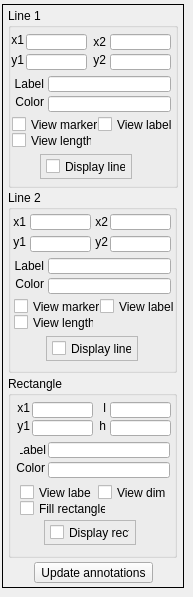
          <widget class="QWidget" name="tab_annotations">
           <attribute name="title">
            <string>Annotations</string>
           </attribute>
           <widget class="QFrame" name="dataFrameAnnotationsFreq">
            <property name="geometry">
             <rect>
              <x>2</x>
              <y>4</y>
              <width>182</width>
              <height>584</height>
             </rect>
            </property>
            <property name="frameShape">
             <enum>QFrame::Box</enum>
            </property>
            <property name="frameShadow">
             <enum>QFrame::Plain</enum>
            </property>
            <widget class="QGroupBox" name="groupBox_30">
             <property name="geometry">
              <rect>
               <x>6</x>
               <y>372</y>
               <width>169</width>
               <height>182</height>
              </rect>
             </property>
             <property name="title">
              <string>Rectangle</string>
             </property>
             <widget class="QLineEdit" name="x1DataFreq">
              <property name="geometry">
               <rect>
                <x>24</x>
                <y>26</y>
                <width>61</width>
                <height>16</height>
               </rect>
              </property>
             </widget>
             <widget class="QLineEdit" name="y1DataFreq">
              <property name="geometry">
               <rect>
                <x>24</x>
                <y>44</y>
                <width>61</width>
                <height>16</height>
               </rect>
              </property>
             </widget>
             <widget class="QLabel" name="label_54">
              <property name="geometry">
               <rect>
                <x>6</x>
                <y>22</y>
                <width>16</width>
                <height>20</height>
               </rect>
              </property>
              <property name="text">
               <string>x1</string>
              </property>
              <property name="alignment">
               <set>Qt::AlignRight|Qt::AlignTrailing|Qt::AlignVCenter</set>
              </property>
             </widget>
             <widget class="QLabel" name="label_55">
              <property name="geometry">
               <rect>
                <x>6</x>
                <y>40</y>
                <width>16</width>
                <height>20</height>
               </rect>
              </property>
              <property name="text">
               <string>y1</string>
              </property>
              <property name="alignment">
               <set>Qt::AlignRight|Qt::AlignTrailing|Qt::AlignVCenter</set>
              </property>
             </widget>
             <widget class="QLineEdit" name="lengthFreq">
              <property name="geometry">
               <rect>
                <x>102</x>
                <y>26</y>
                <width>61</width>
                <height>16</height>
               </rect>
              </property>
             </widget>
             <widget class="QLineEdit" name="heightFreq">
              <property name="geometry">
               <rect>
                <x>102</x>
                <y>44</y>
                <width>61</width>
                <height>16</height>
               </rect>
              </property>
             </widget>
             <widget class="QLabel" name="label_56">
              <property name="geometry">
               <rect>
                <x>82</x>
                <y>22</y>
                <width>16</width>
                <height>20</height>
               </rect>
              </property>
              <property name="text">
               <string>l</string>
              </property>
              <property name="alignment">
               <set>Qt::AlignRight|Qt::AlignTrailing|Qt::AlignVCenter</set>
              </property>
             </widget>
             <widget class="QLabel" name="label_57">
              <property name="geometry">
               <rect>
                <x>82</x>
                <y>40</y>
                <width>16</width>
                <height>20</height>
               </rect>
              </property>
              <property name="text">
               <string>h</string>
              </property>
              <property name="alignment">
               <set>Qt::AlignRight|Qt::AlignTrailing|Qt::AlignVCenter</set>
              </property>
             </widget>
             <widget class="QLineEdit" name="rectLabelFreq">
              <property name="geometry">
               <rect>
                <x>40</x>
                <y>66</y>
                <width>122</width>
                <height>16</height>
               </rect>
              </property>
             </widget>
             <widget class="QLabel" name="label_51">
              <property name="geometry">
               <rect>
                <x>12</x>
                <y>64</y>
                <width>26</width>
                <height>20</height>
               </rect>
              </property>
              <property name="text">
               <string>Label</string>
              </property>
              <property name="alignment">
               <set>Qt::AlignRight|Qt::AlignTrailing|Qt::AlignVCenter</set>
              </property>
             </widget>
             <widget class="QLabel" name="label_58">
              <property name="geometry">
               <rect>
                <x>8</x>
                <y>82</y>
                <width>29</width>
                <height>20</height>
               </rect>
              </property>
              <property name="text">
               <string>Color</string>
              </property>
              <property name="alignment">
               <set>Qt::AlignRight|Qt::AlignTrailing|Qt::AlignVCenter</set>
              </property>
             </widget>
             <widget class="QLineEdit" name="rectColorFreq">
              <property name="geometry">
               <rect>
                <x>40</x>
                <y>86</y>
                <width>122</width>
                <height>16</height>
               </rect>
              </property>
             </widget>
             <widget class="QCheckBox" name="checkBoxRectViewLabelFreq">
              <property name="geometry">
               <rect>
                <x>12</x>
                <y>108</y>
                <width>72</width>
                <height>17</height>
               </rect>
              </property>
              <property name="text">
               <string>View label</string>
              </property>
              <property name="checked">
               <bool>false</bool>
              </property>
             </widget>
             <widget class="QCheckBox" name="checkBoxRectViewDimFreq">
              <property name="geometry">
               <rect>
                <x>90</x>
                <y>108</y>
                <width>69</width>
                <height>17</height>
               </rect>
              </property>
              <property name="text">
               <string>View dim</string>
              </property>
              <property name="checked">
               <bool>false</bool>
              </property>
             </widget>
             <widget class="QFrame" name="frame_3">
              <property name="geometry">
               <rect>
                <x>36</x>
                <y>144</y>
                <width>92</width>
                <height>25</height>
               </rect>
              </property>
              <property name="frameShape">
               <enum>QFrame::StyledPanel</enum>
              </property>
              <property name="frameShadow">
               <enum>QFrame::Plain</enum>
              </property>
              <property name="lineWidth">
               <number>1</number>
              </property>
              <widget class="QCheckBox" name="checkBoxDisplayRectFreq">
               <property name="geometry">
                <rect>
                 <x>6</x>
                 <y>4</y>
                 <width>80</width>
                 <height>17</height>
                </rect>
               </property>
               <property name="text">
                <string>Display rect</string>
               </property>
               <property name="checked">
                <bool>false</bool>
               </property>
              </widget>
             </widget>
             <widget class="QCheckBox" name="checkBoxRectViewFillFreq">
              <property name="geometry">
               <rect>
                <x>12</x>
                <y>124</y>
                <width>86</width>
                <height>17</height>
               </rect>
              </property>
              <property name="text">
               <string>Fill rectangle</string>
              </property>
              <property name="checked">
               <bool>false</bool>
              </property>
             </widget>
            </widget>
            <widget class="QGroupBox" name="groupBox_23">
             <property name="geometry">
              <rect>
               <x>6</x>
               <y>4</y>
               <width>170</width>
               <height>180</height>
              </rect>
             </property>
             <property name="title">
              <string>Line 1</string>
             </property>
             <widget class="QLineEdit" name="x1Line1Freq">
              <property name="geometry">
               <rect>
                <x>18</x>
                <y>26</y>
                <width>61</width>
                <height>16</height>
               </rect>
              </property>
             </widget>
             <widget class="QLineEdit" name="y1Line1Freq">
              <property name="geometry">
               <rect>
                <x>18</x>
                <y>46</y>
                <width>61</width>
                <height>16</height>
               </rect>
              </property>
             </widget>
             <widget class="QLabel" name="label_41">
              <property name="geometry">
               <rect>
                <x>0</x>
                <y>22</y>
                <width>16</width>
                <height>20</height>
               </rect>
              </property>
              <property name="text">
               <string>x1</string>
              </property>
              <property name="alignment">
               <set>Qt::AlignRight|Qt::AlignTrailing|Qt::AlignVCenter</set>
              </property>
             </widget>
             <widget class="QLabel" name="label_42">
              <property name="geometry">
               <rect>
                <x>0</x>
                <y>42</y>
                <width>16</width>
                <height>20</height>
               </rect>
              </property>
              <property name="text">
               <string>y1</string>
              </property>
              <property name="alignment">
               <set>Qt::AlignRight|Qt::AlignTrailing|Qt::AlignVCenter</set>
              </property>
             </widget>
             <widget class="QLineEdit" name="x2Line1Freq">
              <property name="geometry">
               <rect>
                <x>102</x>
                <y>26</y>
                <width>61</width>
                <height>16</height>
               </rect>
              </property>
             </widget>
             <widget class="QLineEdit" name="y2Line1Freq">
              <property name="geometry">
               <rect>
                <x>102</x>
                <y>46</y>
                <width>61</width>
                <height>16</height>
               </rect>
              </property>
             </widget>
             <widget class="QLabel" name="label_43">
              <property name="geometry">
               <rect>
                <x>82</x>
                <y>24</y>
                <width>16</width>
                <height>20</height>
               </rect>
              </property>
              <property name="text">
               <string>x2</string>
              </property>
              <property name="alignment">
               <set>Qt::AlignRight|Qt::AlignTrailing|Qt::AlignVCenter</set>
              </property>
             </widget>
             <widget class="QLabel" name="label_44">
              <property name="geometry">
               <rect>
                <x>82</x>
                <y>42</y>
                <width>16</width>
                <height>20</height>
               </rect>
              </property>
              <property name="text">
               <string>y2</string>
              </property>
              <property name="alignment">
               <set>Qt::AlignRight|Qt::AlignTrailing|Qt::AlignVCenter</set>
              </property>
             </widget>
             <widget class="QLabel" name="label_45">
              <property name="geometry">
               <rect>
                <x>6</x>
                <y>66</y>
                <width>30</width>
                <height>20</height>
               </rect>
              </property>
              <property name="text">
               <string>Label</string>
              </property>
              <property name="alignment">
               <set>Qt::AlignRight|Qt::AlignTrailing|Qt::AlignVCenter</set>
              </property>
             </widget>
             <widget class="QLineEdit" name="line1LabelFreq">
              <property name="geometry">
               <rect>
                <x>40</x>
                <y>68</y>
                <width>123</width>
                <height>16</height>
               </rect>
              </property>
             </widget>
             <widget class="QFrame" name="frame">
              <property name="geometry">
               <rect>
                <x>32</x>
                <y>146</y>
                <width>92</width>
                <height>25</height>
               </rect>
              </property>
              <property name="frameShape">
               <enum>QFrame::StyledPanel</enum>
              </property>
              <property name="frameShadow">
               <enum>QFrame::Plain</enum>
              </property>
              <property name="lineWidth">
               <number>1</number>
              </property>
              <widget class="QCheckBox" name="checkBoxDisplayLine1Freq">
               <property name="geometry">
                <rect>
                 <x>6</x>
                 <y>4</y>
                 <width>80</width>
                 <height>17</height>
                </rect>
               </property>
               <property name="text">
                <string>Display line 1</string>
               </property>
               <property name="checked">
                <bool>false</bool>
               </property>
              </widget>
             </widget>
             <widget class="QCheckBox" name="checkBoxLine1ViewMarkerFreq">
              <property name="geometry">
               <rect>
                <x>4</x>
                <y>108</y>
                <width>86</width>
                <height>17</height>
               </rect>
              </property>
              <property name="text">
               <string>View marker</string>
              </property>
              <property name="checked">
               <bool>false</bool>
              </property>
             </widget>
             <widget class="QCheckBox" name="checkBoxLine1ViewLabelFreq">
              <property name="geometry">
               <rect>
                <x>90</x>
                <y>108</y>
                <width>77</width>
                <height>17</height>
               </rect>
              </property>
              <property name="text">
               <string>View label</string>
              </property>
              <property name="checked">
               <bool>false</bool>
              </property>
             </widget>
             <widget class="QCheckBox" name="checkBoxLine1ViewLengthFreq">
              <property name="geometry">
               <rect>
                <x>4</x>
                <y>124</y>
                <width>80</width>
                <height>17</height>
               </rect>
              </property>
              <property name="text">
               <string>View length</string>
              </property>
              <property name="checked">
               <bool>false</bool>
              </property>
             </widget>
             <widget class="QLabel" name="label_52">
              <property name="geometry">
               <rect>
                <x>5</x>
                <y>84</y>
                <width>31</width>
                <height>20</height>
               </rect>
              </property>
              <property name="text">
               <string>Color</string>
              </property>
              <property name="alignment">
               <set>Qt::AlignRight|Qt::AlignTrailing|Qt::AlignVCenter</set>
              </property>
             </widget>
             <widget class="QLineEdit" name="line1ColorFreq">
              <property name="geometry">
               <rect>
                <x>40</x>
                <y>88</y>
                <width>123</width>
                <height>16</height>
               </rect>
              </property>
             </widget>
            </widget>
            <widget class="QGroupBox" name="groupBox_24">
             <property name="geometry">
              <rect>
               <x>6</x>
               <y>186</y>
               <width>169</width>
               <height>183</height>
              </rect>
             </property>
             <property name="title">
              <string>Line 2</string>
             </property>
             <widget class="QLineEdit" name="x1Line2Freq">
              <property name="geometry">
               <rect>
                <x>22</x>
                <y>24</y>
                <width>61</width>
                <height>16</height>
               </rect>
              </property>
             </widget>
             <widget class="QLineEdit" name="y1Line2Freq">
              <property name="geometry">
               <rect>
                <x>22</x>
                <y>46</y>
                <width>61</width>
                <height>16</height>
               </rect>
              </property>
             </widget>
             <widget class="QLabel" name="label_46">
              <property name="geometry">
               <rect>
                <x>2</x>
                <y>22</y>
                <width>16</width>
                <height>20</height>
               </rect>
              </property>
              <property name="text">
               <string>x1</string>
              </property>
              <property name="alignment">
               <set>Qt::AlignRight|Qt::AlignTrailing|Qt::AlignVCenter</set>
              </property>
             </widget>
             <widget class="QLabel" name="label_47">
              <property name="geometry">
               <rect>
                <x>2</x>
                <y>42</y>
                <width>16</width>
                <height>20</height>
               </rect>
              </property>
              <property name="text">
               <string>y1</string>
              </property>
              <property name="alignment">
               <set>Qt::AlignRight|Qt::AlignTrailing|Qt::AlignVCenter</set>
              </property>
             </widget>
             <widget class="QLineEdit" name="x2Line2Freq">
              <property name="geometry">
               <rect>
                <x>102</x>
                <y>24</y>
                <width>61</width>
                <height>16</height>
               </rect>
              </property>
             </widget>
             <widget class="QLineEdit" name="y2Line2Freq">
              <property name="geometry">
               <rect>
                <x>102</x>
                <y>46</y>
                <width>61</width>
                <height>16</height>
               </rect>
              </property>
             </widget>
             <widget class="QLabel" name="label_48">
              <property name="geometry">
               <rect>
                <x>84</x>
                <y>22</y>
                <width>16</width>
                <height>20</height>
               </rect>
              </property>
              <property name="text">
               <string>x2</string>
              </property>
              <property name="alignment">
               <set>Qt::AlignRight|Qt::AlignTrailing|Qt::AlignVCenter</set>
              </property>
             </widget>
             <widget class="QLabel" name="label_49">
              <property name="geometry">
               <rect>
                <x>84</x>
                <y>42</y>
                <width>16</width>
                <height>20</height>
               </rect>
              </property>
              <property name="text">
               <string>y2</string>
              </property>
              <property name="alignment">
               <set>Qt::AlignRight|Qt::AlignTrailing|Qt::AlignVCenter</set>
              </property>
             </widget>
             <widget class="QLabel" name="label_50">
              <property name="geometry">
               <rect>
                <x>5</x>
                <y>66</y>
                <width>31</width>
                <height>20</height>
               </rect>
              </property>
              <property name="text">
               <string>Label</string>
              </property>
              <property name="alignment">
               <set>Qt::AlignRight|Qt::AlignTrailing|Qt::AlignVCenter</set>
              </property>
             </widget>
             <widget class="QLineEdit" name="line2LabelFreq">
              <property name="geometry">
               <rect>
                <x>40</x>
                <y>68</y>
                <width>123</width>
                <height>16</height>
               </rect>
              </property>
             </widget>
             <widget class="QCheckBox" name="checkBoxLine2ViewMarkerFreq">
              <property name="geometry">
               <rect>
                <x>6</x>
                <y>108</y>
                <width>86</width>
                <height>17</height>
               </rect>
              </property>
              <property name="text">
               <string>View marker</string>
              </property>
              <property name="checked">
               <bool>false</bool>
              </property>
             </widget>
             <widget class="QCheckBox" name="checkBoxLine2ViewLabelFreq">
              <property name="geometry">
               <rect>
                <x>92</x>
                <y>108</y>
                <width>77</width>
                <height>17</height>
               </rect>
              </property>
              <property name="text">
               <string>View label</string>
              </property>
              <property name="checked">
               <bool>false</bool>
              </property>
             </widget>
             <widget class="QCheckBox" name="checkBoxLine2ViewLengthFreq">
              <property name="geometry">
               <rect>
                <x>6</x>
                <y>124</y>
                <width>80</width>
                <height>17</height>
               </rect>
              </property>
              <property name="text">
               <string>View length</string>
              </property>
              <property name="checked">
               <bool>false</bool>
              </property>
             </widget>
             <widget class="QFrame" name="frame_2">
              <property name="geometry">
               <rect>
                <x>38</x>
                <y>146</y>
                <width>92</width>
                <height>25</height>
               </rect>
              </property>
              <property name="frameShape">
               <enum>QFrame::StyledPanel</enum>
              </property>
              <property name="frameShadow">
               <enum>QFrame::Plain</enum>
              </property>
              <property name="lineWidth">
               <number>1</number>
              </property>
              <widget class="QCheckBox" name="checkBoxDisplayLine2Freq">
               <property name="geometry">
                <rect>
                 <x>6</x>
                 <y>4</y>
                 <width>80</width>
                 <height>17</height>
                </rect>
               </property>
               <property name="text">
                <string>Display line 2</string>
               </property>
               <property name="checked">
                <bool>false</bool>
               </property>
              </widget>
             </widget>
             <widget class="QLineEdit" name="line2ColorFreq">
              <property name="geometry">
               <rect>
                <x>40</x>
                <y>88</y>
                <width>123</width>
                <height>16</height>
               </rect>
              </property>
             </widget>
             <widget class="QLabel" name="label_53">
              <property name="geometry">
               <rect>
                <x>6</x>
                <y>84</y>
                <width>30</width>
                <height>20</height>
               </rect>
              </property>
              <property name="text">
               <string>Color</string>
              </property>
              <property name="alignment">
               <set>Qt::AlignRight|Qt::AlignTrailing|Qt::AlignVCenter</set>
              </property>
             </widget>
            </widget>
            <widget class="QPushButton" name="actionUpdateAnnotationsFreq">
             <property name="geometry">
              <rect>
               <x>32</x>
               <y>558</y>
               <width>119</width>
               <height>21</height>
              </rect>
             </property>
             <property name="text">
              <string>Update annotations</string>
             </property>
            </widget>
           </widget>
          </widget>
